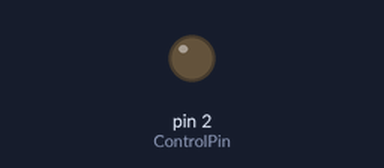
A sketch run on a simulated Arduino Uno, built with avr-gcc and run on an emulated ATmega328P. Shown: output pins drawn as LEDs (lit = HIGH).

Above: at 0.89 s.
At 3.56 s:
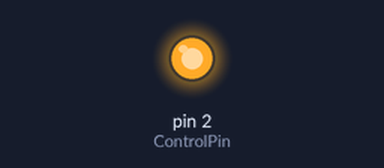
Timing chart, 0 to 4.6 s (numbered marks = the images above):
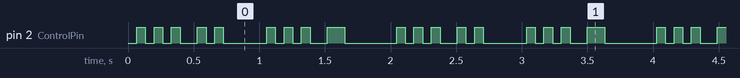

The sketch:

led.ino
```cpp
//int ControlPin = 10;
//int code[16][4] = { {0, 0, 0, 0},
//  {0, 0, 0, 1},
//  {0, 0, 1, 0},
//  {0, 0, 1, 1},
//  {0, 1, 0, 0},
//  {0, 1, 0, 1},
//  {0, 1, 1, 0},
//  {0, 1, 1, 1},
//  {1, 0, 0, 0},
//  {1, 0, 0, 1},
//  {1, 0, 1, 0},
//  {1, 0, 1, 1},
//  {1, 1, 0, 0},
//  {1, 1, 0, 1},
//  {1, 1, 1, 0},
//  {1, 1, 1, 1}
//};
//
//int p[15] = {1, 0, 1, 0, 1, 0, 0, 0, 0, 0};
//float start = millis();
//float t = 1000.0 / 15.16;
//
//void CreateMessage(int data = 0)
//{
//  p[6] = code[data][0];
//  p[7] = code[data][1];
//  p[8] = code[data][2];
//  p[9] = code[data][3];
//}
//
//void setup()
//{
//  CreateMessage(5);
//  pinMode(ControlPin, OUTPUT);
//  Serial.begin(19200);
//}
//
//void SendOld(int s[], float rate)
//{
//  for (int i = 0; i < 2; i++)
//  {
//    digitalWrite(ControlPin, s[i]);
//    delay(1000 / rate);
//    //Serial.println(1000/(millis()-start));
//    start = millis();
//  }
//}
//
//void Send()
//{
//  int i = 0;
//  while (i < 10)
//  {
//    while ((millis() - start) < t);
//    Serial.println(1000 / (millis() - start));
//    start = millis();
//    digitalWrite(ControlPin, p[i]);
//    Serial.println(p[i]);
//    i++;
//  }
//}
//int k = 3;
//void loop()
//{
//  for (int da = 1; da < 11; da++)
//  {
//    CreateMessage(da);
//    Send();
//  }
//}

int ControlPin = 2;
int code[16][4] = { {0, 0, 0, 0},
  {0, 0, 0, 1},
  {0, 0, 1, 0},
  {0, 0, 1, 1},
  {0, 1, 0, 0},
  {0, 1, 0, 1},
  {0, 1, 1, 0},
  {0, 1, 1, 1},
  {1, 0, 0, 0},
  {1, 0, 0, 1},
  {1, 0, 1, 0},
  {1, 0, 1, 1},
  {1, 1, 0, 0},
  {1, 1, 0, 1},
  {1, 1, 1, 0},
  {1, 1, 1, 1}
};

int p[15] = {1, 0, 1, 0, 1, 0, 0, 0, 0, 0, 0, 0, 0, 0, 0};
float start = millis();
float t = 1000.0 / 15.16;

void CreateMessage(int data = 0)
{
  p[6] = code[data][0];
  p[7] = code[data][1];
  p[8] = code[data][2];
  p[9] = code[data][3];
}

void setup()
{
  CreateMessage(5);
  pinMode(ControlPin, OUTPUT);
  Serial.begin(9600);
}

void SendOld(int s[], float rate)
{
  for (int i = 0; i < 2; i++)
  {
    digitalWrite(ControlPin, s[i]);
    delay(1000 / rate);
    //Serial.println(1000/(millis()-start));
    start = millis();
  }
}

void Send()
{
  int i = 0;
  while (i < 15)
  {
    while ((millis() - start) < t);
    //Serial.println(1000 / (millis() - start));
    start = millis();
    digitalWrite(ControlPin, p[i]);
    //Serial.println(p[i]);
    i++;
  }
}
int k = 3;
void loop()
{
  CreateMessage(5);
  Send();
  CreateMessage(6);
  Send();
}


/*  `
  Rough:
  If rate = 15,
              --> 15 bits in 1 second
              --> 15 bits in 1000 microseconds
              --> 1 bit in 1000/15 microseconds
              --> 1 bit in 1000/15 microseconds
  If rate = r,
              --> 1 bit in 1000/r microseconds
*/
```

Measured:
- by itself, pin 2 (ControlPin): repeats every 2.0 s: 2 × (LOW 0.07 s, HIGH 0.07 s), LOW 0.13 s, HIGH 0.07 s, LOW 0.07 s, HIGH 0.07 s, LOW 0.33 s, 2 × (HIGH 0.07 s, LOW 0.07 s), HIGH 0.07 s, LOW 0.13 s, HIGH 0.13 s, LOW 0.40 s, HIGH 0.07 s
